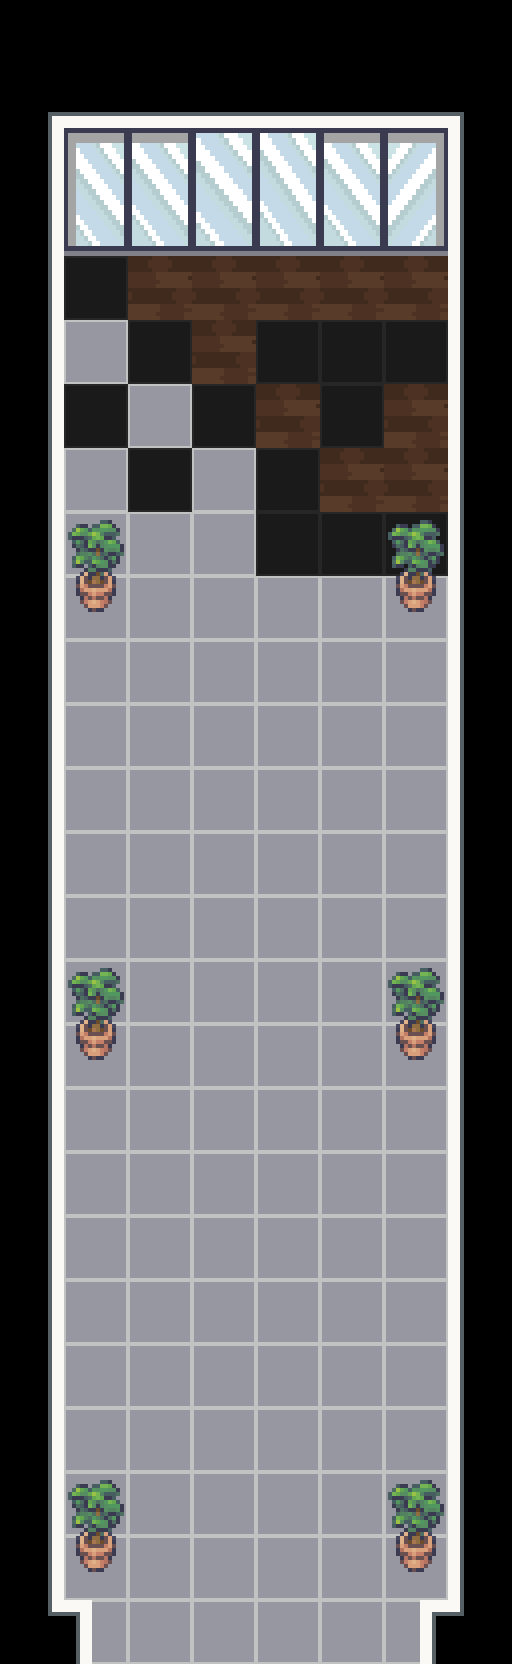

A level layout from a 2D game, rendered from its tile map. Below: a short description, then the map file with its tile-grid data intact:
An orthogonal 8x26 tile map with 64x64 px tiles, 2 tile layers (Floor, Furnishing), 3 tilesets and 15 objects (2x Player).

<map version="1.10" tiledversion="1.11.2" orientation="orthogonal" renderorder="right-down" width="8" height="26" tilewidth="64" tileheight="64" infinite="0" nextlayerid="8" nextobjectid="18">
 <properties>
  <property name="display_name" value="Main-Annexe" />
  <property name="display_title" value="Bridge" />
 </properties>
 <tileset firstgid="1" name="LCB_indoor" tilewidth="64" tileheight="64" tilecount="1425" columns="25">
  <image source="../../graphics/tilesets/indoor.png" width="1600" height="3648" />
 </tileset>
 <tileset firstgid="1426" name="LCB_furnishing" tilewidth="64" tileheight="64" tilecount="779" columns="19">
  <image source="../../graphics/tilesets/furnishing.png" width="1216" height="2624" />
 </tileset>
 <tileset firstgid="2205" name="LCB_indoor" tilewidth="64" tileheight="64" tilecount="1425" columns="25">
  <image source="../../graphics/tilesets/indoor.png" width="1600" height="3648" />
 </tileset>
 <layer id="1" name="Floor" width="8" height="26">
  <data encoding="csv">
0,0,0,0,0,0,0,0,
2215,3357,3357,3357,3357,3357,3357,2216,
3410,1427,1427,1428,1429,1427,1427,3414,
3435,1446,1446,1447,1448,1446,1446,3414,
51,74,958,958,958,958,3162,3129,
76,149,74,958,74,74,2278,3129,
76,74,149,74,958,74,3162,3129,
76,149,74,149,74,958,3162,3129,
51,149,149,149,74,74,2278,3129,
51,149,149,149,149,149,2353,3129,
51,149,149,149,149,149,2353,3129,
51,149,149,149,149,149,2353,3129,
51,149,149,149,149,149,2353,3129,
51,149,149,149,149,149,2353,3129,
51,149,149,149,149,149,2353,3129,
51,149,149,149,149,149,2353,3129,
51,149,149,149,149,149,2353,3129,
51,149,149,149,149,149,2353,3129,
51,149,149,149,149,149,2353,3129,
51,149,149,149,149,149,2353,3129,
51,149,149,149,149,149,2353,3129,
51,149,149,149,149,149,2353,3129,
51,149,149,149,149,149,2353,3129,
51,149,149,149,149,149,2353,3129,
76,149,149,149,149,149,2353,3129,
2240,2631,2353,2353,2353,2353,2633,2241
</data>
 </layer>
 <layer id="3" name="Furnishing" width="8" height="26">
  <data encoding="csv">
0,0,0,0,0,0,0,0,
0,0,0,0,0,0,0,0,
0,1426,0,0,0,0,1503,0,
0,1445,0,0,0,0,1522,0,
0,0,0,0,0,0,0,0,
0,0,0,0,0,0,0,0,
0,0,0,0,0,0,0,0,
0,0,0,0,0,0,0,0,
0,1444,0,0,0,0,1444,0,
0,1463,0,0,0,0,1463,0,
0,0,0,0,0,0,0,0,
0,0,0,0,0,0,0,0,
0,0,0,0,0,0,0,0,
0,0,0,0,0,0,0,0,
0,0,0,0,0,0,0,0,
0,1444,0,0,0,0,1444,0,
0,1463,0,0,0,0,1463,0,
0,0,0,0,0,0,0,0,
0,0,0,0,0,0,0,0,
0,0,0,0,0,0,0,0,
0,0,0,0,0,0,0,0,
0,0,0,0,0,0,0,0,
0,0,0,0,0,0,0,0,
0,1444,0,0,0,0,1444,0,
0,1463,0,0,0,0,1463,0,
0,0,0,0,0,0,0,0
</data>
 </layer>
 <objectgroup id="5" name="Entities">
  <object id="1" name="Player" x="256" y="384">
   <properties>
    <property name="direction" value="down" />
    <property name="pos" value="main_3" />
   </properties>
   <point />
  </object>
  <object id="2" name="Player" x="256" y="1536">
   <properties>
    <property name="direction" value="up" />
    <property name="pos" value="annexe_2" />
   </properties>
   <point />
  </object>
 </objectgroup>
 <objectgroup id="6" name="Collisions">
  <object id="3" x="-41.5" y="1571.83" width="134.667" height="126.667" />
  <object id="4" x="418.333" y="1573" width="134.667" height="126.667" />
  <object id="6" x="-38" y="61.667" width="104" height="1553" />
  <object id="8" x="446.667" y="61.333" width="100.667" height="1549.67" />
  <object id="9" x="48" y="481.333" width="78" height="106.667" />
  <object id="10" x="384.167" y="482.833" width="78" height="106.667" />
  <object id="11" x="384.667" y="931" width="78" height="106.667" />
  <object id="12" x="47.6667" y="930" width="78" height="106.667" />
  <object id="13" x="49" y="1442" width="78" height="106.667" />
  <object id="14" x="383.833" y="1443.33" width="78" height="106.667" />
  <object id="17" x="-38.1818" y="1.86364" width="586.667" height="188.333" />
 </objectgroup>
 <objectgroup id="7" name="Transition">
  <object id="15" x="82" y="1625.33" width="348" height="7.33333">
   <properties>
    <property name="pos" value="bridge" />
    <property name="target" value="annexe_2" />
   </properties>
  </object>
  <object id="16" x="52" y="250" width="405.667" height="12">
   <properties>
    <property name="pos" value="bridge" />
    <property name="target" value="main_3" />
   </properties>
  </object>
 </objectgroup>
</map>
